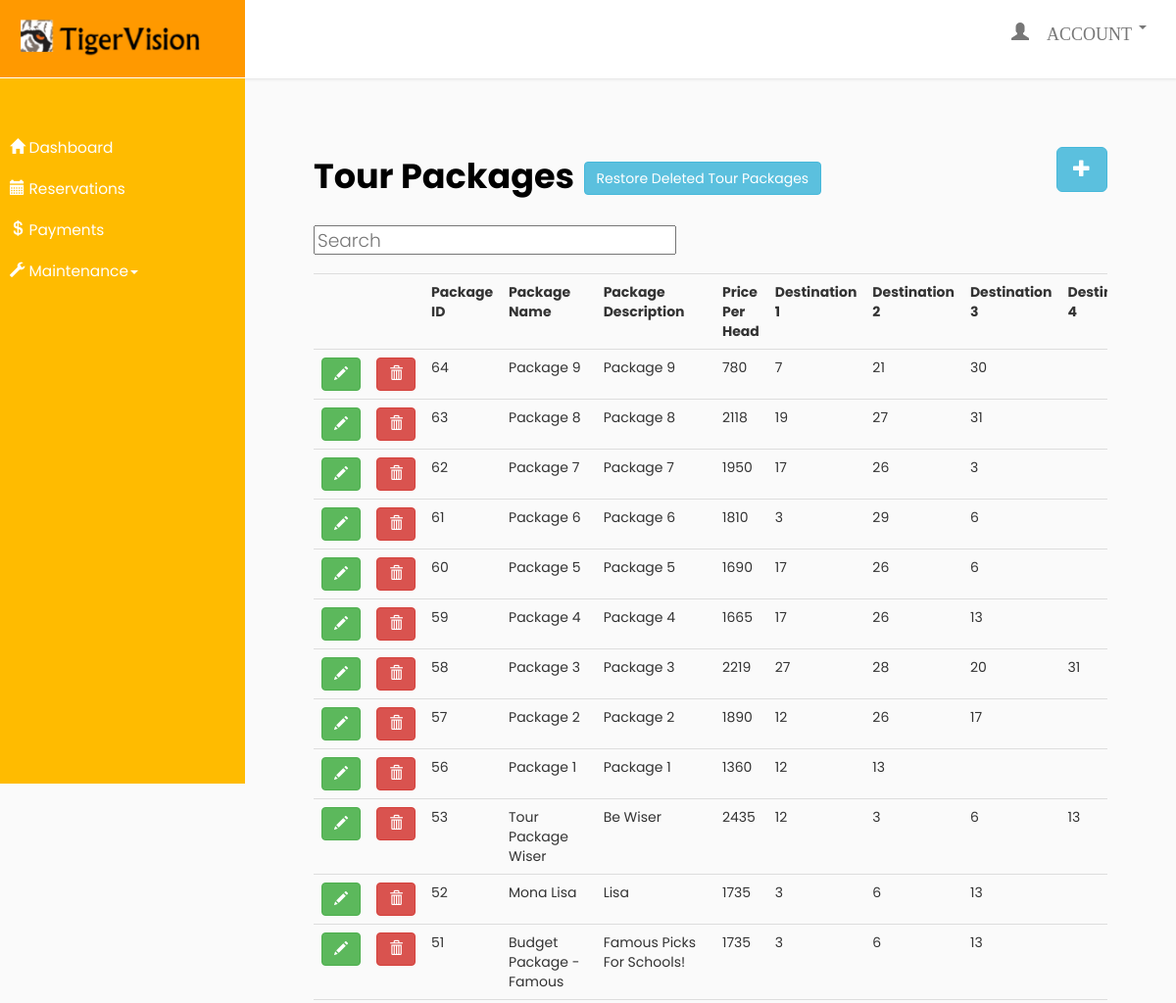
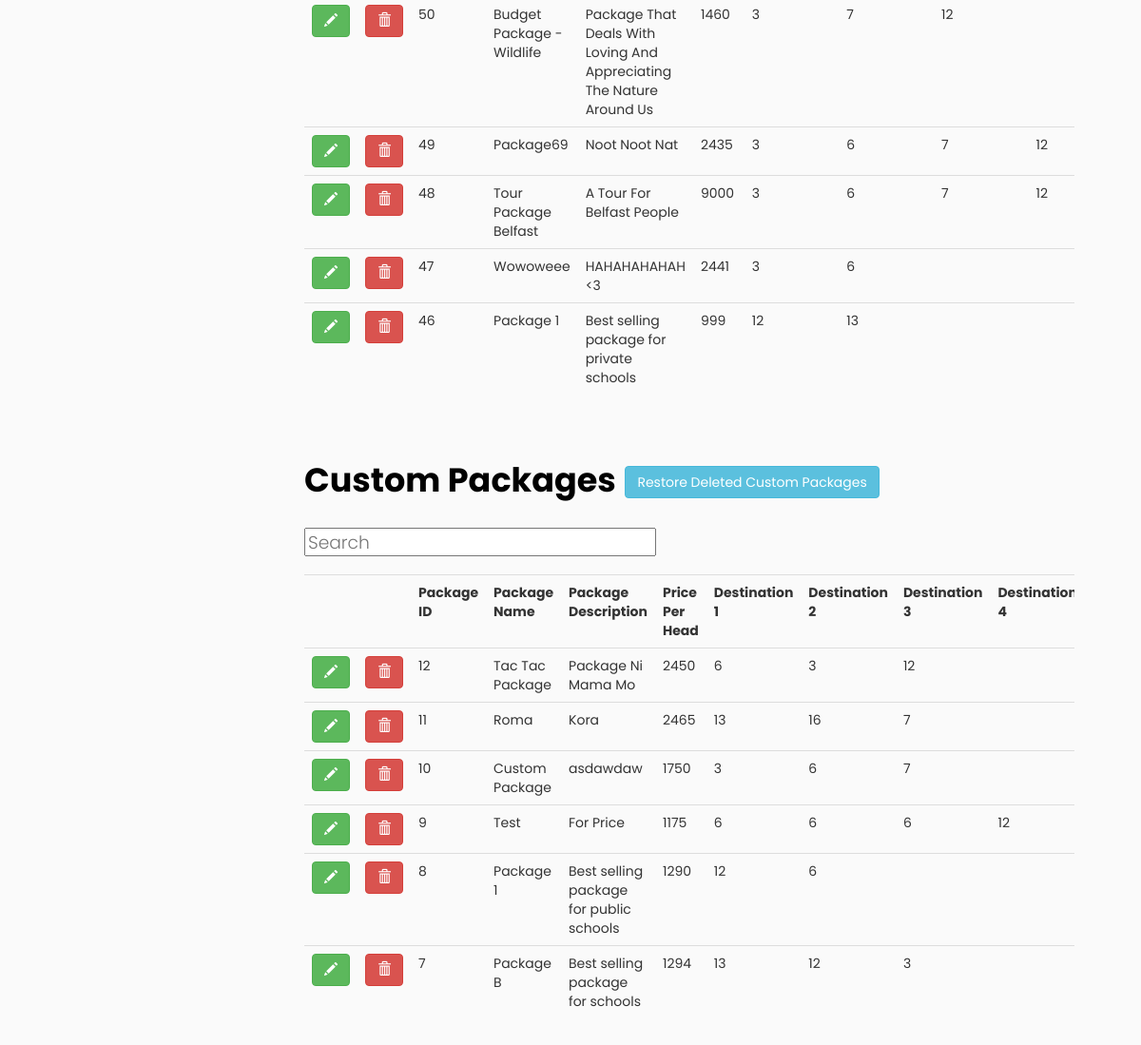
The app's page /admin/TVAdminPackages.php (signed in) with its own data (2 pictures, top to bottom).
### tables this page shows
CREATE TABLE `tbl_tourpackage` (
  `package_ID` int(11) NOT NULL,
  `package_name` varchar(25) NOT NULL,
  `package_pricePerHead` double NOT NULL,
  `package_description` varchar(255) NOT NULL,
  `package_destination1` int(11) DEFAULT NULL,
  `package_destination2` int(11) DEFAULT NULL,
  `package_destination3` int(11) DEFAULT NULL,
  `package_destination4` int(11) DEFAULT NULL,
  `package_destination5` int(11) DEFAULT NULL,
  `package_purgeFlag` tinyint(1) NOT NULL DEFAULT '1',
  `package_type` varchar(20) DEFAULT 'tour package'
);

CREATE TABLE `tbl_createnewpackage` (
  `np_ID` int(11) NOT NULL,
  `np_name` varchar(50) NOT NULL,
  `np_pricePerHead` double NOT NULL,
  `np_destination1` int(11) DEFAULT NULL,
  `np_destination2` int(11) DEFAULT NULL,
  `np_destination3` int(11) DEFAULT NULL,
  `np_destination4` int(11) DEFAULT NULL,
  `np_destination5` int(11) DEFAULT NULL,
  `np_purgeFlag` tinyint(1) NOT NULL DEFAULT '1',
  `np_type` varchar(20) NOT NULL DEFAULT 'custom package',
  `np_description` varchar(255) NOT NULL
);

### admin/TVAdminPackages.php (the view, shortened to what this page needs)
<!DOCTYPE html>
<html>
    <head>
        <link rel="stylesheet" href="css/bootstrap.min.css">
        <link rel="stylesheet" href="admincss/TVAdminSideBar.css">
        <link rel="stylesheet" href="https://cdnjs.cloudflare.com/ajax/libs/malihu-custom-scrollbar-plugin/3.1.5/jquery.mCustomScrollbar.min.css">
    </head>
    <body>
        <div class="wrapper">
            <nav id="sidebar">
                <div class="sidebar-header">
                     <img src="images/headerLogo.png">
                </div>
                <ul class="list-unstyled components">
                    <p></p>
                    <li >
                        <a href="TVAdminDashboard.php">
                            <i class="glyphicon glyphicon-home"></i>
                            Dashboard
                        </a>
                    </li>
                    <li>
                        <a href="TVAdminReservations.php">
                        <i class="glyphicon glyphicon-calendar"></i>
                        Reservations</a>
                    </li>
                    <li>
                      <a href="TVAdminPayments.php">
                      <i class="glyphicon glyphicon-usd"></i>
                      Payments</a>
                    </li>
                    <li>
                        <a href="#Maintenance" data-toggle="collapse" aria-expanded="false">
                        <i class="glyphicon glyphicon-wrench"></i>
                        Maintenance<span class="caret" ></span></a>
                    </li>
                </ul>
            </nav>
            <nav class="navbar navbar-default">
                    <div class="container-fluid">
                        <div class="collapse navbar-collapse" id="bs-example-navbar-collapse-1">
                            <ul class="nav navbar-nav navbar-right">
                                <li class="dropdown" >
                                    <a style="height: 80px;   font-size:18px; font-family: Arial;" class="dropdown-toggle" data-toggle="dropdown" href="#"><span class="glyphicon glyphicon-user" style="top:8px;"> ACCOUNT</span>
                                    <span class="caret"></span></a>
                                </li>
                            </ul>
                        </div>
                    </div>
                </nav>
            <div id="content">
                <?php
                include("TVConnectionString.php");
                $query = "SELECT * FROM tbl_tourpackage WHERE package_purgeFlag = 1 ORDER BY package_ID DESC";
                $result = mysqli_query($connect, $query);
                ?>
                <div style="padding:70px;">
                    <form method="post" action="TVAdminDestinationAdd.php">
                        <p style="font-size: 35px; color: #000;">
                            <strong>Tour Packages</strong>
                            <a title="Add" href="TVAdminPackageAdd.php" name="btnAdd" class="btn btn-info btn-lg pull-right"><span class="glyphicon glyphicon-plus"></span></a>
                            <a href="TVAdminPackageRestore.php" class="btn btn-info" role="button">Restore Deleted Tour Packages</a>
                            <input type="text" id="txtbxSearch" onkeyup="SearchBar()" placeholder="Search" style="height:30px;font-size:14pt; ">
                        </p>
                        <div class="table-responsive" id="destination_table">
                            <table id="tourpackage" class="table table-hover" style="width:1500px">
                                <tr>
                                    <th></th>
                                    <th></th>
                                    <th>Package ID</th>
                                    <th>Package Name</th>
                                    <th>Package Description</th>
                                    <th>Price Per Head</th>
                                    <th>Destination 1</th>
                                    <th>Destination 2</th>
                                    <th>Destination 3</th>
                                    <th>Destination 4</th>
                                </tr>
                                <?php
                                while($row = mysqli_fetch_array($result))
                                {
                                    ?>
                                    <tr>
                                        <td>
                                            <a title="Edit" class="btn btn-success" href="TVAdminPackageEdit.php?id=<?php echo $row['package_ID']; ?>"><span class="glyphicon glyphicon-pencil"></span></a>
                                        </td>
                                        <td>
                                            <a title="Delete" class="btn btn-danger" href="TVAdminPackageDeleteTour.php?id=<?php echo$row['package_ID']; ?>" onClick="return confirm('Are you sure you want to delete?')"><span class="glyphicon glyphicon-trash"></span></a>
                                        </td>
                                        <td> <?php echo $row['package_ID'];?> </td>
                                        <td> <?php echo $row['package_name'];?> </td>
                                        <td> <?php echo $row['package_description'];?> </td>
                                        <td> <?php echo $row['package_pricePerHead'];?> </td>
                                        <td> <?php echo $row['package_destination1'];?> </td>
                                        <td> <?php echo $row['package_destination2'];?> </td>
                                        <td> <?php echo $row['package_destination3'];?> </td>
                                        <td> <?php echo $row['package_destination4'];?> </td>
                                    </tr>
                           <?php
                                }
                           ?>
                            </table>
                        </div>
                        <br>
                        <br>
                        <p style="font-size: 35px; color: #000;">
                            <strong>Custom Packages</strong>
                            <a href="TVAdminPackageRestore.php" class="btn btn-info" role="button">Restore Deleted Custom Packages</a>
                            <input type="text" id="txtbxSearch2" onkeyup="SearchBar2()" placeholder="Search" style="height:30px;font-size:14pt; ">
                        </p>
                        <div class="table-responsive" id="destination_table">
                            <?php
                                $query = "SELECT * FROM tbl_createnewpackage WHERE np_purgeFlag = 1 ORDER BY np_ID DESC";
                                $result = mysqli_query($connect, $query);
                            ?>
                            <table id="custompackage" class="table table-hover" style="width:1500px">
                                <tr>
                                    <th></th>
                                    <th></th>
                                    <th>Package ID</th>
                                    <th>Package Name</th>
                                    <th>Package Description</th>
                                    <th>Price Per Head</th>
                                    <th>Destination 1</th>
                                    <th>Destination 2</th>
                                    <th>Destination 3</th>
                                    <th>Destination 4</th>
                                </tr>
                                <?php
                                while($row = mysqli_fetch_array($result))
                                {
                                    ?>
                                    <tr>
                                        <td>
                                            <a title="Edit" class="btn btn-success" href="TVAdminPackageCustomEdit.php?id=<?php echo $row['np_ID']; ?>"><span class="glyphicon glyphicon-pencil"></span></a>
                                        </td>
                                        <td>
                                            <a title="Delete" class="btn btn-danger" href="TVAdminPackageDeleteCustom.php?id=<?php echo$row['np_ID']; ?>" onClick="return confirm('Are you sure you want to delete?')"><span class="glyphicon glyphicon-trash"></span></a>
                                        </td>
                                        <td> <?php echo $row['np_ID'];?> </td>
                                        <td> <?php echo $row['np_name'];?> </td>
                                        <td> <?php echo $row['np_description'];?> </td>
                                        <td> <?php echo $row['np_pricePerHead'];?> </td>
                                        <td> <?php echo $row['np_destination1'];?> </td>
                                        <td> <?php echo $row['np_destination2'];?> </td>
                                        <td> <?php echo $row['np_destination3'];?> </td>
                                        <td> <?php echo $row['np_destination4'];?> </td>
                                    </tr>
                           <?php
                                }
                           ?>
                            </table>
                        </div>
                    </form>
                </div>
            </div>
        </div>
    </body>
</html>

### admin/admincss/TVAdminSideBar.css (style rules this page uses)
body { font-family: 'Poppins', sans-serif; background: #fafafa; }
p { font-family: 'Poppins', sans-serif; font-size: 1.1em; font-weight: 300; line-height: 1.7em; color: #999; }
a, a:hover, a:focus { color: inherit; text-decoration: none; transition: all 0.3s; }
.navbar { height:80px; background: #fff; border: none; border-radius: 0; margin-bottom: 40px; box-shadow: 1px 1px 3px rgba(0, 0, 0, 0.1); }
#sidebar { width: 250px; position: fixed; top: 0; left: 0; height: 100vh; z-index: 999; background: #ffbb00; color: #fff; transition: all 0.3s; }
#sidebar .sidebar-header { padding: 20px; background: #ff9900; height: 80px; border-bottom: 1px solid #fff; }
#sidebar ul.components { padding: 20px 0; border-bottom: 1px solid #ffbb00; }
#sidebar ul p { color: #fff; padding: 10px; }
#sidebar ul li a { padding: 10px; font-size: 1.1em; display: block; }
a[data-toggle="collapse"] { position: relative; }
a[aria-expanded="false"]::before, a[aria-expanded="true"]::before { display: block; position: absolute; right: 20px; font-family: 'Glyphicons Halflings'; font-size: 0.6em; }
#content { width: calc(100% - 250px); min-height: 100vh; transition: all 0.3s; position: absolute; top: 0; right: 0; margin-top: 80px; }

### records on screen
tbl_tourpackage: package_ID "64", package_name "Package 9", package_description "Package 9", package_pricePerHead "780", package_destination1 "7", package_destination2 "21", package_destination3 "30"
tbl_tourpackage: package_ID "63", package_name "Package 8", package_description "Package 8", package_pricePerHead "2118", package_destination1 "19", package_destination2 "27", package_destination3 "31"
tbl_tourpackage: package_ID "62", package_name "Package 7", package_description "Package 7", package_pricePerHead "1950", package_destination1 "17", package_destination2 "26", package_destination3 "3"
tbl_tourpackage: package_ID "61", package_name "Package 6", package_description "Package 6", package_pricePerHead "1810", package_destination1 "3", package_destination2 "29", package_destination3 "6"
tbl_tourpackage: package_ID "60", package_name "Package 5", package_description "Package 5", package_pricePerHead "1690", package_destination1 "17", package_destination2 "26", package_destination3 "6"
tbl_tourpackage: package_ID "59", package_name "Package 4", package_description "Package 4", package_pricePerHead "1665", package_destination1 "17", package_destination2 "26", package_destination3 "13"
tbl_tourpackage: package_ID "58", package_name "Package 3", package_description "Package 3", package_pricePerHead "2219", package_destination1 "27", package_destination2 "28", package_destination3 "20", package_destination4 "31"
tbl_tourpackage: package_ID "57", package_name "Package 2", package_description "Package 2", package_pricePerHead "1890", package_destination1 "12", package_destination2 "26", package_destination3 "17"
tbl_tourpackage: package_ID "56", package_name "Package 1", package_description "Package 1", package_pricePerHead "1360", package_destination1 "12", package_destination2 "13"
tbl_tourpackage: package_ID "53", package_name "Tour Package Wiser", package_description "Be Wiser", package_pricePerHead "2435", package_destination1 "12", package_destination2 "3", package_destination3 "6", package_destination4 "13"
tbl_tourpackage: package_ID "52", package_name "Mona Lisa", package_description "Lisa", package_pricePerHead "1735", package_destination1 "3", package_destination2 "6", package_destination3 "13"
tbl_tourpackage: package_ID "51", package_name "Budget Package - Famous", package_description "Famous Picks For Schools!", package_pricePerHead "1735", package_destination1 "3", package_destination2 "6", package_destination3 "13"
tbl_tourpackage: package_ID "50", package_name "Budget Package - Wildlife", package_description "Package That Deals With Loving And Appreciating The Nature Around Us", package_pricePerHead "1460", package_destination1 "3", package_destination2 "7", package_destination3 "12"
tbl_tourpackage: package_ID "49", package_name "Package69", package_description "Noot Noot Nat", package_pricePerHead "2435", package_destination1 "3", package_destination2 "6", package_destination3 "7", package_destination4 "12"
tbl_tourpackage: package_ID "48", package_name "Tour Package Belfast", package_description "A Tour For Belfast People", package_pricePerHead "9000", package_destination1 "3", package_destination2 "6", package_destination3 "7", package_destination4 "12"
tbl_tourpackage: package_ID "47", package_name "Wowoweee", package_description "HAHAHAHAHAH <3", package_pricePerHead "2441", package_destination1 "3", package_destination2 "6"
tbl_tourpackage: package_ID "46", package_name "Package 1", package_description "Best selling package for private schools", package_pricePerHead "999", package_destination1 "12", package_destination2 "13"
tbl_createnewpackage: np_ID "12", np_name "Tac Tac Package", np_description "Package Ni Mama Mo", np_pricePerHead "2450", np_destination1 "6", np_destination2 "3", np_destination3 "12"
tbl_createnewpackage: np_ID "11", np_name "Roma", np_description "Kora", np_pricePerHead "2465", np_destination1 "13", np_destination2 "16", np_destination3 "7"
tbl_createnewpackage: np_ID "10", np_name "Custom Package", np_description "asdawdaw", np_pricePerHead "1750", np_destination1 "3", np_destination2 "6", np_destination3 "7"
tbl_createnewpackage: np_ID "9", np_name "Test", np_description "For Price", np_pricePerHead "1175", np_destination1 "6", np_destination2 "6", np_destination3 "6", np_destination4 "12"
tbl_createnewpackage: np_ID "8", np_name "Package 1", np_description "Best selling package for public schools", np_pricePerHead "1290", np_destination1 "12", np_destination2 "6"
tbl_createnewpackage: np_ID "7", np_name "Package B", np_description "Best selling package for schools", np_pricePerHead "1294", np_destination1 "13", np_destination2 "12", np_destination3 "3"
